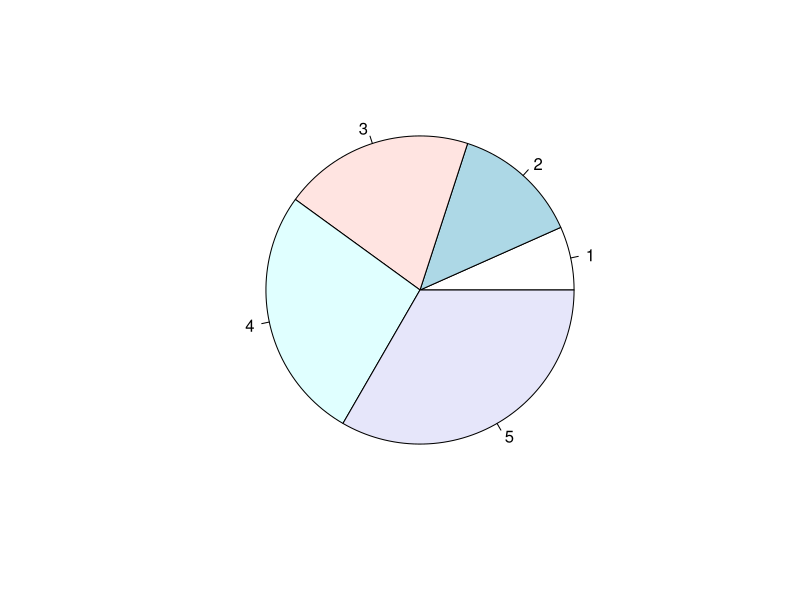
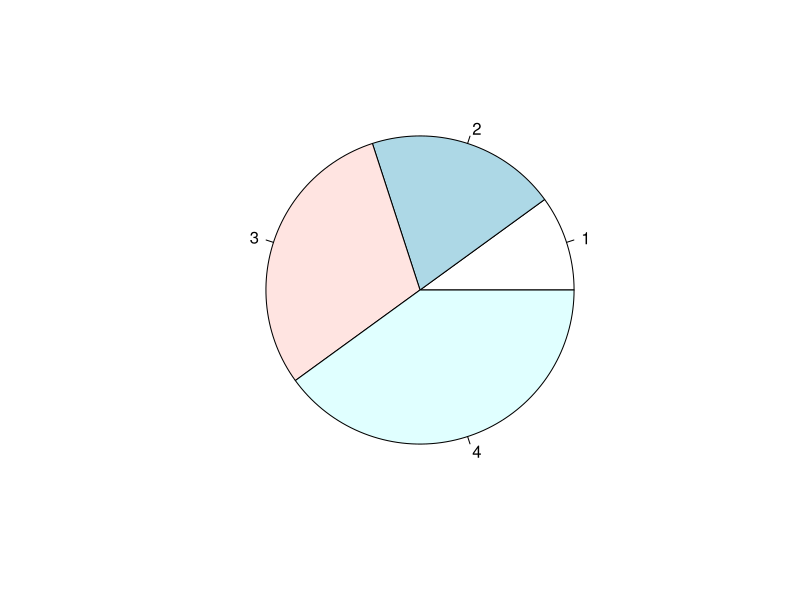
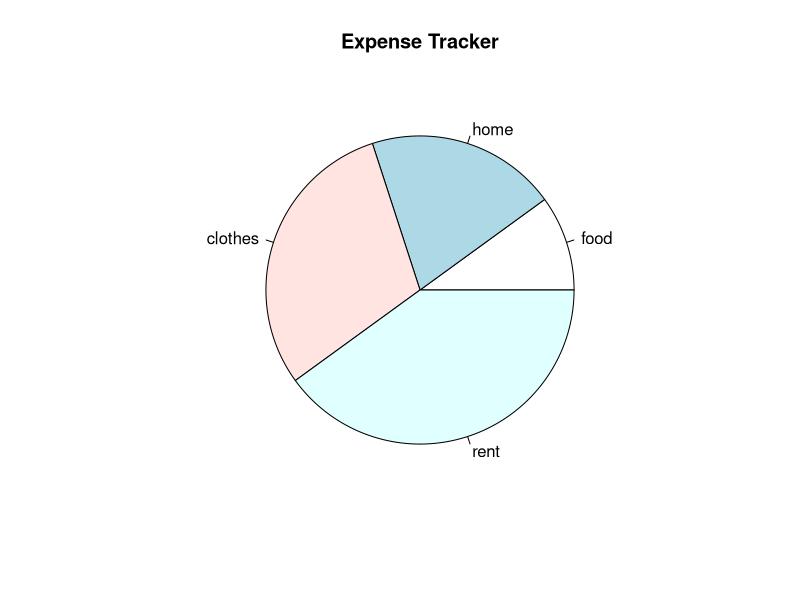
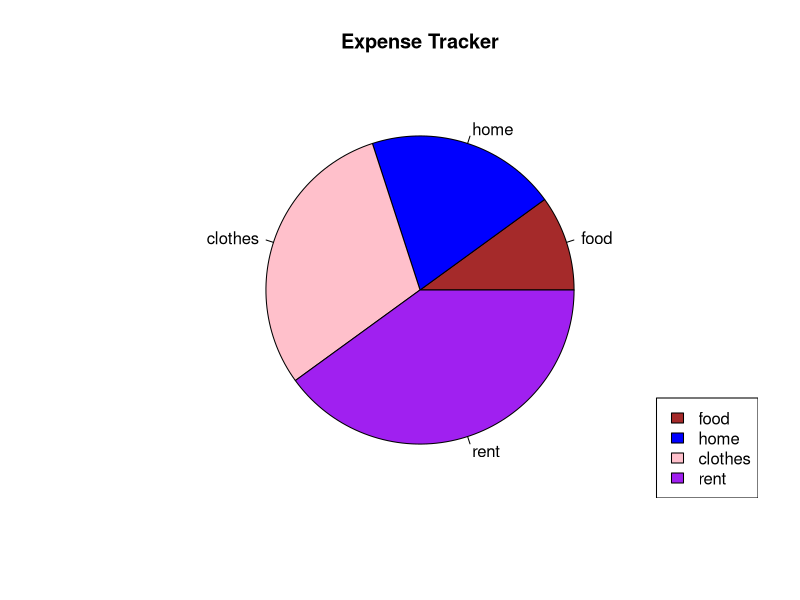

Here is the R script that generated these plots, in order:
# Create a vector of pies
x <- c(100,200,300, 400,500)

# Display the pie chart
pie(x)
x <- c(100,200,300,400)

# Display the pie chart and start the first pie at 90 degrees
pie(x, init.angle = 360)

# Create a vector of pies
x <- c(1,2,3,4)

# Create a vector of labels
mylabel <- c("food", "home", "clothes", "rent")

# Display the pie chart with labels
pie(x, label = mylabel, main = "Expense Tracker")

# Create a vector of colors
colors <- c("brown", "blue", "pink", "purple")

# Display the pie chart with colors
pie(x, label = mylabel, main = "Expense Tracker", col = colors)
legend("bottomright", mylabel, fill = colors)
